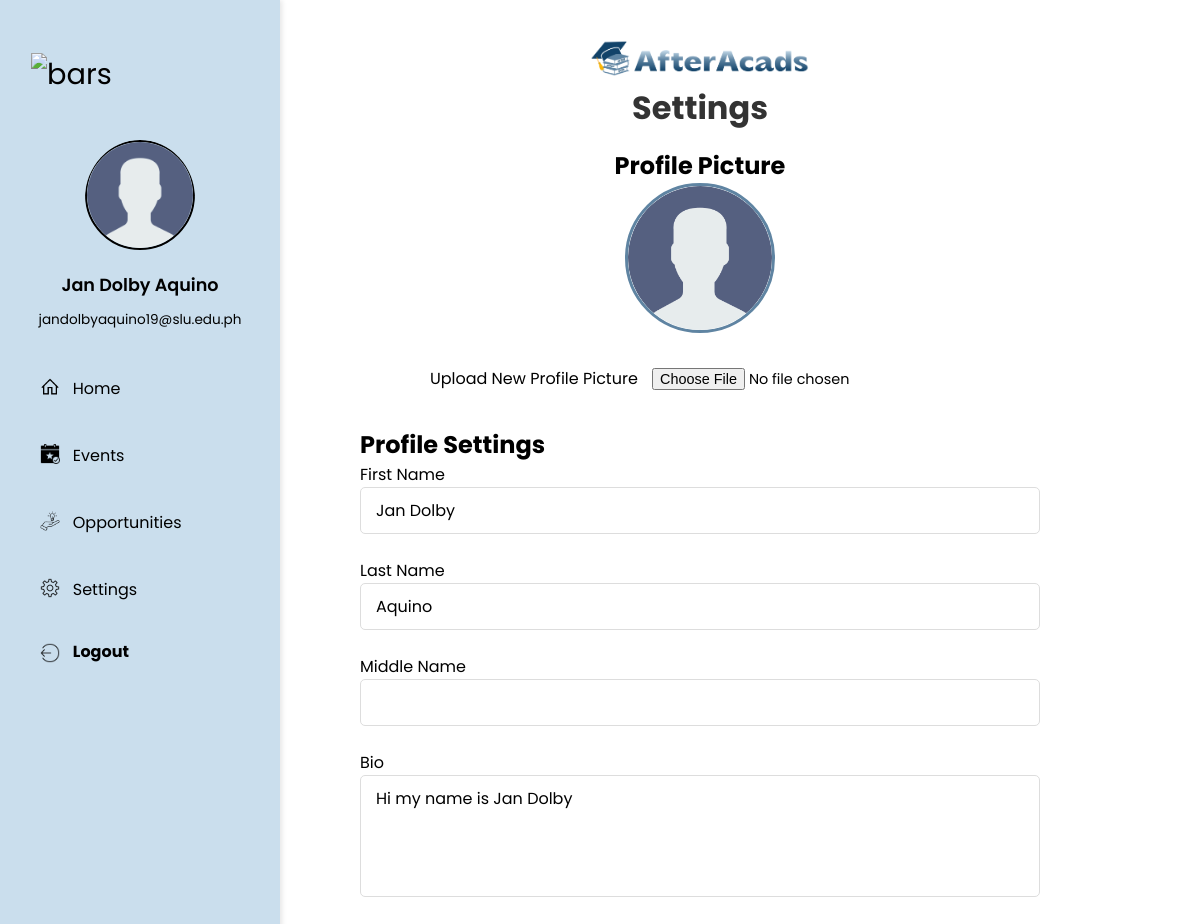
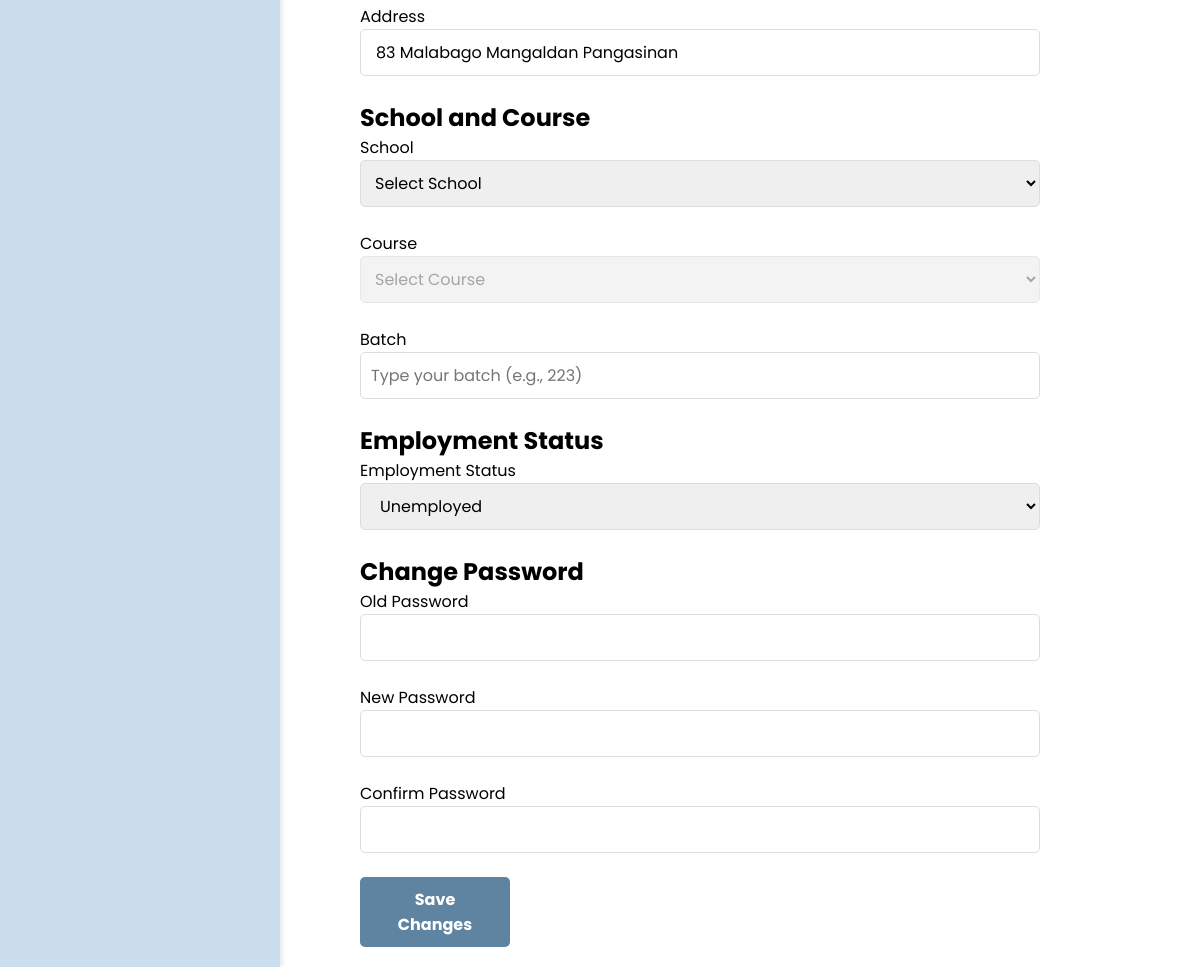
The app's page /pages/alumni/settings.php (signed in), older data (2 pictures, top to bottom).
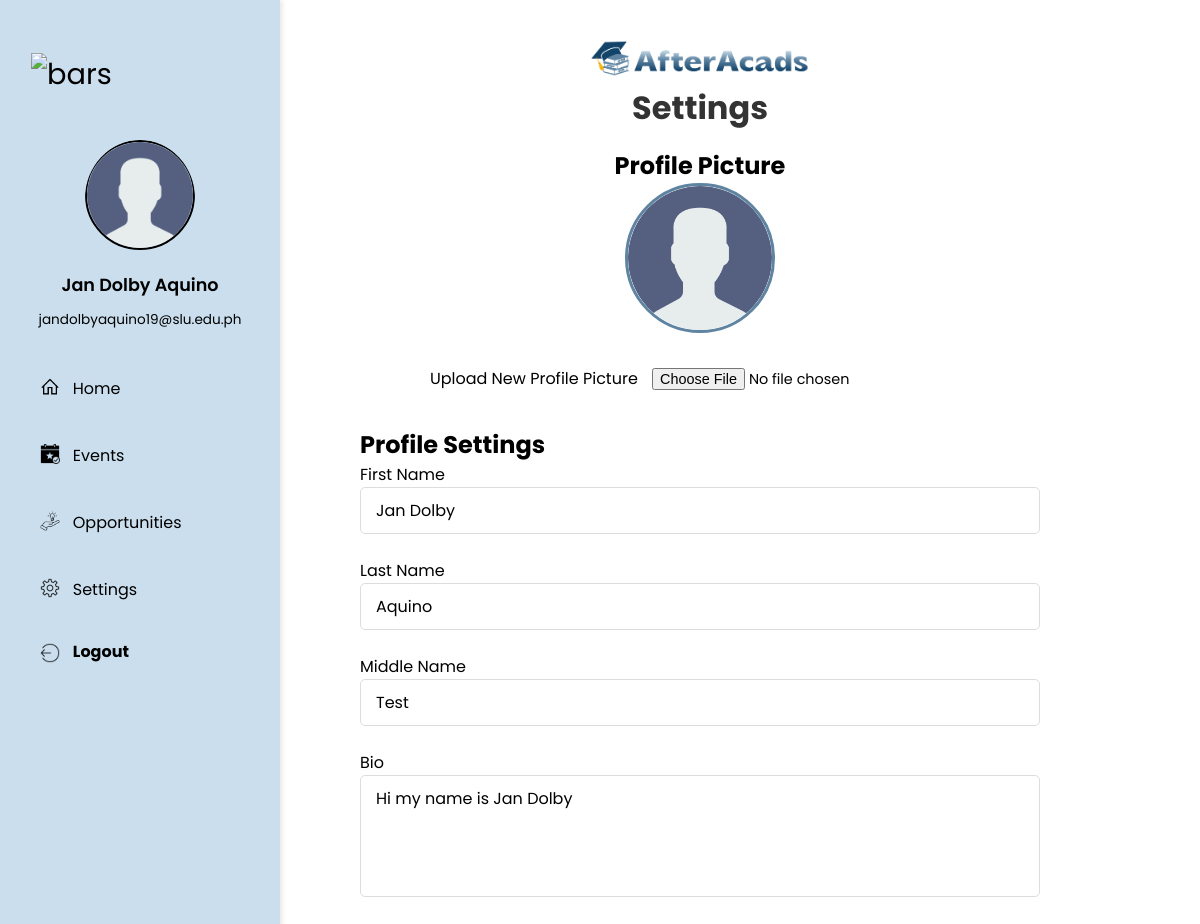
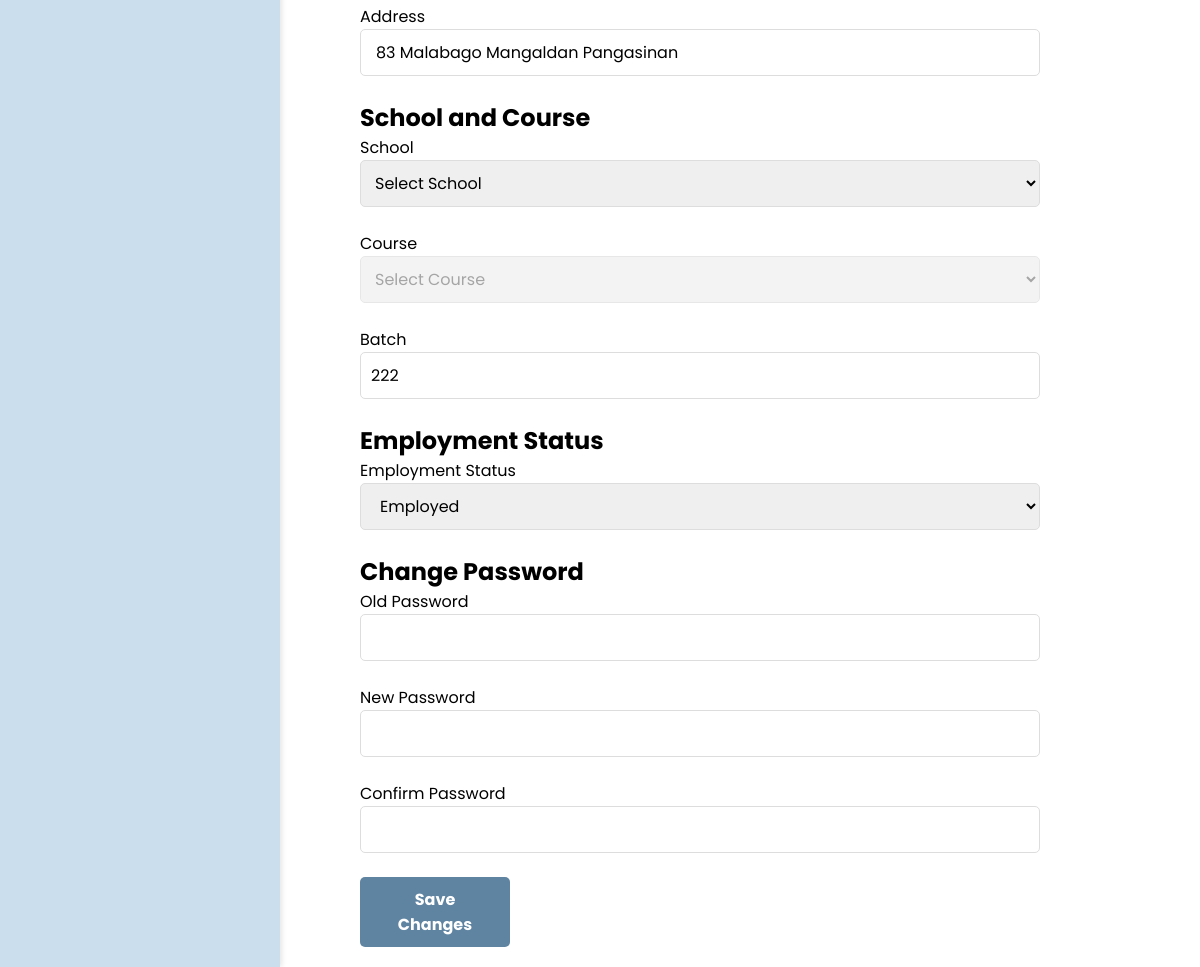
The same page, newer data (2 pictures, top to bottom).
### tables this page shows
CREATE TABLE IF NOT EXISTS `users` (
  `id` int NOT NULL AUTO_INCREMENT,
  `first_name` varchar(100) NOT NULL,
  `middle_name` varchar(100) DEFAULT NULL,
  `last_name` varchar(100) NOT NULL,
  `email` varchar(255) NOT NULL,
  `password_hash` varchar(255) NOT NULL,
  `agreed_to_terms` tinyint(1) NOT NULL,
  `created_at` timestamp NOT NULL DEFAULT CURRENT_TIMESTAMP,
  `user_address` text,
  `bio` text,
  `employment_status` enum('Employed','Unemployed','Not Looking For Work','Retired','Studying') DEFAULT 'Unemployed',
  `status` enum('pending','approved','rejected','restricted') DEFAULT 'pending',
  `profile_picture` blob,
  `alumni_photo_validation` blob,
  `userType` enum('alumni','admin','manager') NOT NULL DEFAULT 'alumni',
  `batch_id` int DEFAULT NULL,
  `school_id` int DEFAULT NULL,
  `course_id` int DEFAULT NULL,
  `gender` enum('Male','Female','Prefer Not To Say') NOT NULL DEFAULT 'Prefer Not To Say',
  PRIMARY KEY (`id`),
  UNIQUE KEY `email` (`email`),
  KEY `fk_batch` (`batch_id`),
  KEY `fk_users_schools` (`school_id`),
  KEY `fk_users_courses` (`course_id`)
);

CREATE TABLE IF NOT EXISTS `batches` (
  `id` int NOT NULL AUTO_INCREMENT,
  `batch_number` varchar(12) NOT NULL,
  PRIMARY KEY (`id`),
  UNIQUE KEY `name` (`batch_number`)
);

### config/alumni/header.php (called while the page is built, shortened)
<?php
function getAuthenticatedUser() {
    include '../../config/general/connection.php';
    $email = $_SESSION['email'];
    $sql = "SELECT u.*, b.batch_number AS batch_number, s.name AS school_name, c.name AS course_name
            FROM users u
            LEFT JOIN batches b ON u.batch_id = b.id
            LEFT JOIN schools s ON u.school_id = s.id
            LEFT JOIN courses c ON u.course_id = c.id
            WHERE u.email = ?";
    $stmt = $conn->prepare($sql);
    $stmt->bind_param("s", $email);
    $stmt->execute();
    $result = $stmt->get_result();
    if ($result->num_rows > 0) {
        return $result->fetch_assoc();
    } else {
        die("User not authenticated. Please log in.");
    }
}
?>

### pages/alumni/settings.php (the view, shortened to what the changed rows need)
<?php
include '../../config/alumni/header.php';
$user = getAuthenticatedUser();
?>
<!DOCTYPE html>
<html lang="en">
<head>
    <link rel="stylesheet" href="https://maxst.icons8.com/vue-static/landings/line-awesome/line-awesome/1.3.0/css/line-awesome.min.css" />
    <link rel="stylesheet" href="../../style/alumni/settings.css" />
</head>
<body>
    <div class="sidebar">
        <div class="sidebar-content">
            <div class="sidebar-user">
                <div>
                    <h3><?php echo htmlspecialchars($user['first_name'] . ' ' . $user['last_name']); ?></h3>
                    <span><?php echo htmlspecialchars($user['email']); ?></span>
                </div>
            </div>
        </div>
    </div>
    <div class="main-content">
        <main>
            <h1>Settings</h1>
            <form id="settings-form" method="post" action="../../config/alumni/update_settings.php" enctype="multipart/form-data">
                <div class="profile-picture-group">
                    <h2>Profile Picture</h2>
                </div>
                <h2>Profile Settings</h2>
                <div class="form-group">
                    <label>First Name</label>
                    <input type="text" name="first-name" value="<?= htmlspecialchars($user['first_name']) ?>" required>
                </div>
                <div class="form-group">
                    <label>Last Name</label>
                    <input type="text" name="last-name" value="<?= htmlspecialchars($user['last_name']) ?>" required>
                </div>
                <div class="form-group">
                    <label>Middle Name</label>
                    <input type="text" name="middle-name" value="<?= htmlspecialchars($user['middle_name']) ?>">
                </div>
                <div class="form-group">
                    <label>Bio</label>
                    <textarea name="bio" id = "bio" rows="4"><?= htmlspecialchars($user['bio']) ?></textarea>
                </div>
                <div class="form-group">
                    <label>Address</label>
                    <input type="text" name="address" id ="address" value="<?= htmlspecialchars($user['user_address']) ?>">
                </div>
                <h2>School and Course</h2>
                <div class="form-group">
                    <label>Batch</label>
                    <input type="text" id="batch" name="batch" list="batch-list" value="<?= htmlspecialchars($user['batch_number'] ?? '') ?>" placeholder="Type your batch (e.g., 223)" />
                </div>
                <h2>Employment Status</h2>
                <div class="form-group">
                    <label for="employment-status">Employment Status</label>
                    <select id="employment-status" name="employment-status" required>
                        <option value="Employed" <?= ($user['employment_status'] === 'Employed' ? 'selected' : '') ?>>Employed</option>
                        <option value="Unemployed" <?= ($user['employment_status'] === 'Unemployed' ? 'selected' : '') ?>>Unemployed</option>
                    </select>
                </div>
                <h2>Change Password</h2>
            </form>
        </main>
    </div>
</body>
</html>

Row changes from the older to the newer data that the page shows:
changed users "Jan Dolby Aquino": middle-name (not shown) → "Test"; batch (not shown) → "222"; employment-status "Unemployed" → "Employed"
